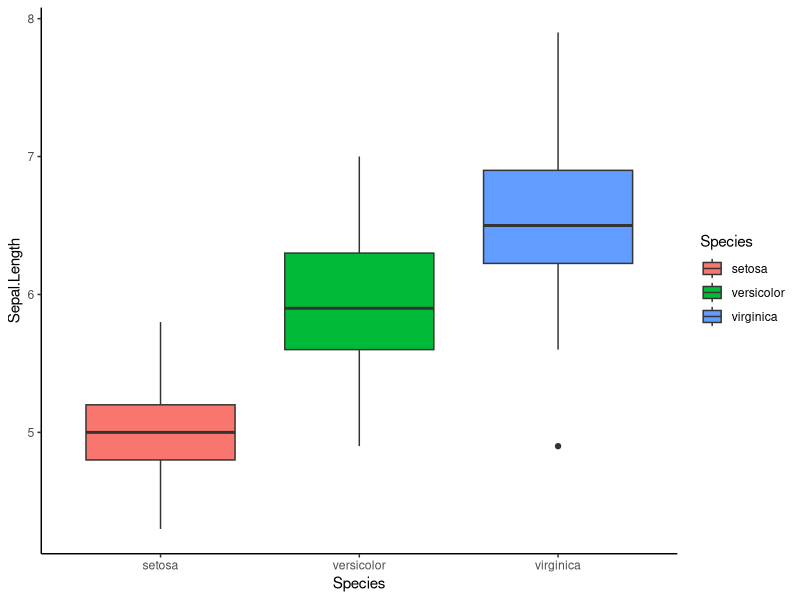

Reproduce this figure in R.
## ---- chunk 1
knitr::opts_chunk$set(echo = TRUE, warning = F, message = F)
## ---- chunk 2
library(dplyr)
library(ggplot2)

iris %>% 
  ggplot(aes(Species, Sepal.Length))+
  geom_boxplot(aes(fill = Species))+
  theme_classic()
